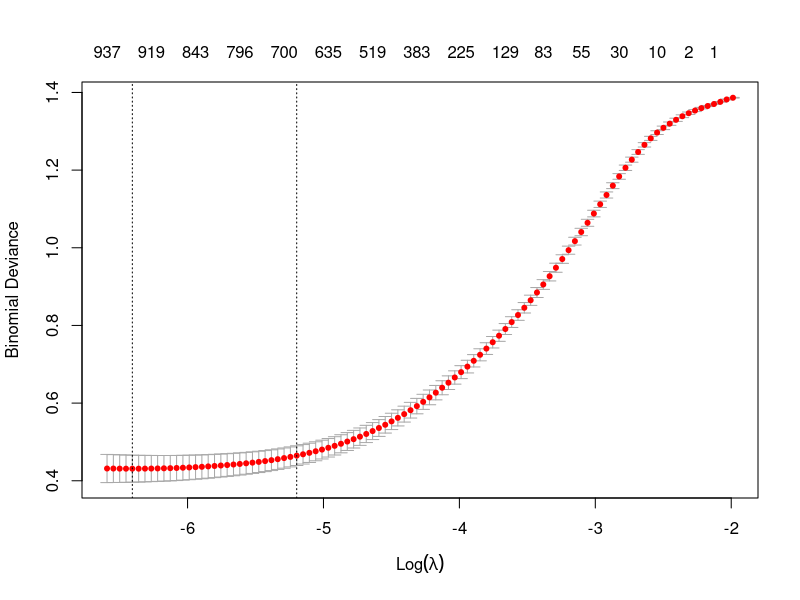
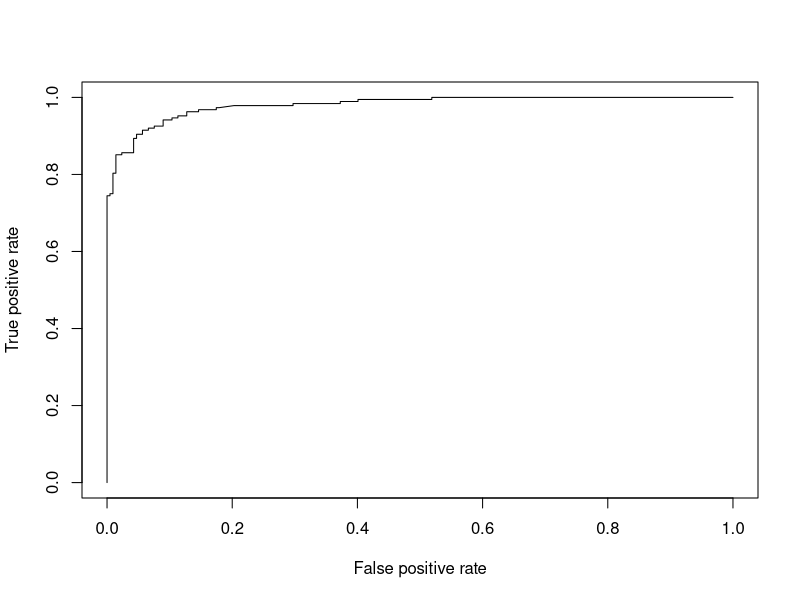

Recreate these plots in R, in order. (Note: this script raises an error after producing the figures.)
library(tidyverse)
library(tm)
library(Matrix)
library(glmnet)
library(ROCR)
library(broom)
########################################
# LOAD AND PARSE ARTICLES
########################################

# read in the business and world articles from files
# combine them both into one data frame called articles
articles <- read_tsv('data.tsv',quote="")
articles$section <- factor(articles$section)
# create a corpus from the article snippets
# using the Corpus and VectorSource functions
corpus <- Corpus(VectorSource(articles$snippet))

# create a DocumentTermMatrix from the snippet Corpus
# remove stopwords, punctuation, and numbers
dtm <- DocumentTermMatrix(corpus, list(weighting=weightBin,
                                       stopwords=T,
                                       removePunctuation=T,
                                       removeNumbers=T))

# convert the DocumentTermMatrix to a sparseMatrix
X <- sparseMatrix(i=dtm$i, j=dtm$j, x=dtm$v, dims=c(dtm$nrow, dtm$ncol), dimnames=dtm$dimnames)

# set a seed for the random number generator so we all agree
set.seed(42)

########################################
# YOUR SOLUTION BELOW
########################################

# create a train / test split
testRatio <- .2
rowCount <- nrow(articles)
testIndices <- sample(rowCount, testRatio * rowCount)

test <- X[testIndices,]
test_section <- articles$section[testIndices]
train <- X[-testIndices,]
train_section <-articles$section[-testIndices]

# cross-validate logistic regression with cv.glmnet (family="binomial"), measuring auc
model <- cv.glmnet(train,train_section,family = "binomial")

# plot the cross-validation curve
plot(model)
# evaluate performance for the best-fit model
# note: it's useful to explicitly cast glmnet's predictions
# use as.numeric for probabilities and as.character for labels for this
pred <- predict(model,test, type='class')
# compute accuracy
correct <- cbind(actual = factor(pred), expected = test_section) %>% data.frame %>% filter(actual == expected) %>% nrow
accuracy <- correct/nrow(test)

# look at the confusion matrix
confusionMatrix <- table(factor(pred), test_section)

# plot an ROC curve and calculate the AUC
# (see last week's notebook for this)
prob <- predict(model, test, type='response')
predObject <- prediction(prob,test_section)
perf <- performance(predObject,measure='tpr', x.measure='fpr')
plot(perf)
performance(predObject,'auc')
# show weights on words with top 10 weights for business
# use the coef() function to get the coefficients
# and tidy() to convert them into a tidy data frame
weights <- tidy(coef(model)) %>% select(term=row, weight=value)

weights %>% arrange(weight) %>% head(10)
# show weights on words with top 10 weights for world
weights %>% arrange(desc(weight)) %>% head(10)
